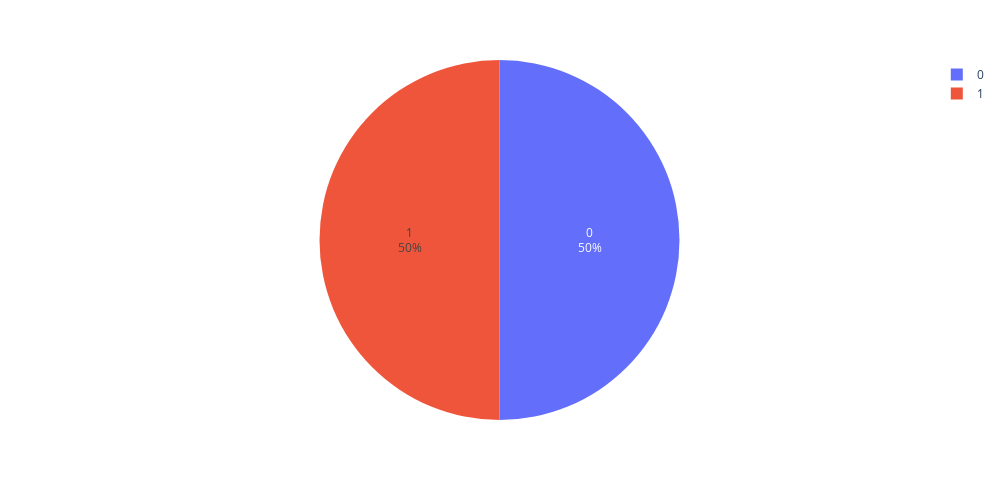

Write notebook code for a chart like this one.
### Code cell
fig = px.pie(df_im, values='counts', names='ionization_mode_id', hover_data=None, width=1000, height=500)
fig.update_traces(textposition='inside', textinfo='percent+label')
fig.show()

### Figure 1 — Plotly figure (JSON) as saved in the notebook; plotly's stock layout.template omitted (floating-point values rounded to 4 significant figures)
{"data": [{"domain": {"x": [0, 1], "y": [0, 1]}, "hovertemplate": "ionization_mode_id=%{label}<br>counts=%{value}<extra></extra>", "labels": [0, 1], "legendgroup": "", "name": "", "showlegend": true, "textinfo": "percent+label", "textposition": "inside", "type": "pie", "values": [46458, 46458]}], "layout": {"height": 500, "legend": {"tracegroupgap": 0}, "margin": {"t": 60}, "width": 1000}}
